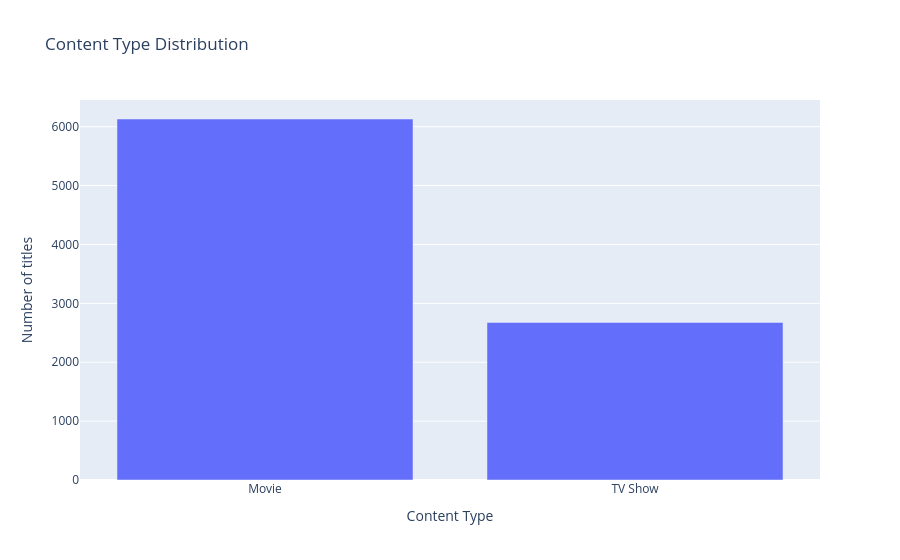
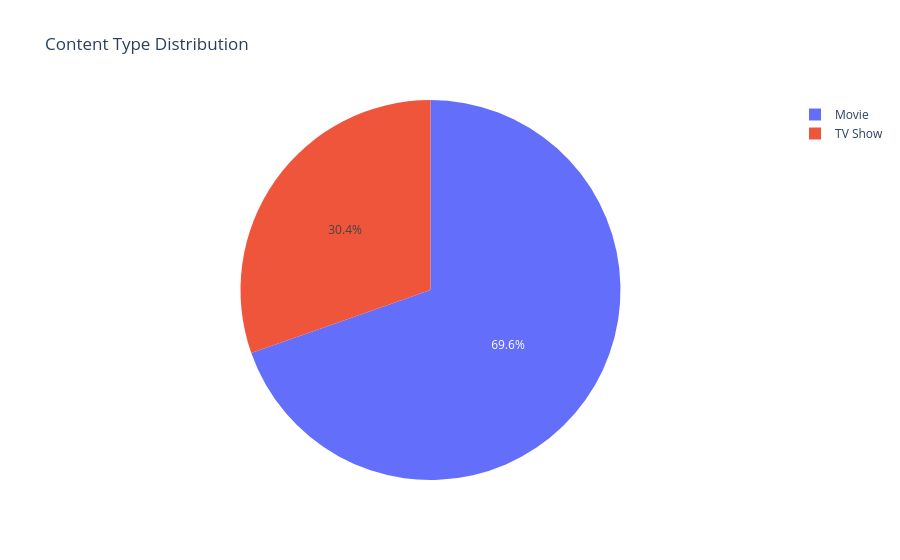

The code cell stored with these charts, in order, in its notebook:
### Markdown cell above
## 5. Movies vs TV Shows

### Code cell
content_type= file["type"].value_counts().reset_index()
content_type.columns = ["Content Type", "Number of titles"]
fig= px.bar(content_type, title="Content Type Distribution", x="Content Type", y="Number of titles")
fig.show()
fig = px.pie(
    content_type,
    names="Content Type",
    values="Number of titles",
    title="Content Type Distribution"
)
fig.show()

### Figure 1 — Plotly figure (JSON) as saved in the notebook; plotly's stock layout.template omitted (floating-point values rounded to 4 significant figures)
{"data": [{"hovertemplate": "Content Type=%{x}<br>Number of titles=%{y}<extra></extra>", "legendgroup": "", "marker": {"color": "#636efa", "pattern": {"shape": ""}}, "name": "", "orientation": "v", "showlegend": false, "textposition": "auto", "type": "bar", "x": ["Movie", "TV Show"], "xaxis": "x", "y": [6131, 2676], "yaxis": "y"}], "layout": {"barmode": "relative", "legend": {"tracegroupgap": 0}, "title": {"text": "Content Type Distribution"}, "xaxis": {"anchor": "y", "domain": [0, 1], "title": {"text": "Content Type"}}, "yaxis": {"anchor": "x", "domain": [0, 1], "title": {"text": "Number of titles"}}}}

### Figure 2 — Plotly figure (JSON) as saved in the notebook; plotly's stock layout.template omitted (floating-point values rounded to 4 significant figures)
{"data": [{"domain": {"x": [0, 1], "y": [0, 1]}, "hovertemplate": "Content Type=%{label}<br>Number of titles=%{value}<extra></extra>", "labels": ["Movie", "TV Show"], "legendgroup": "", "name": "", "showlegend": true, "type": "pie", "values": [6131, 2676]}], "layout": {"legend": {"tracegroupgap": 0}, "title": {"text": "Content Type Distribution"}}}
